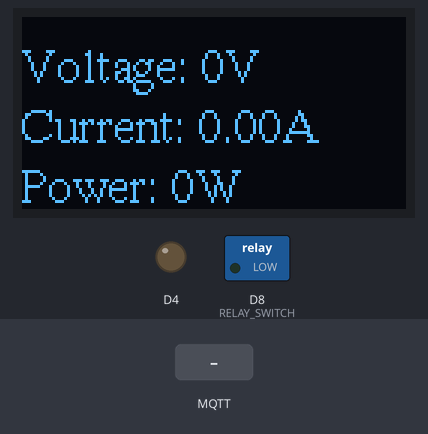
A program run on a simulated ESP8266 (NodeMCU). Parts: 128×64 one-colour display, switched loads named in the program (green lamp = pin HIGH), output pins drawn as LEDs (lit = HIGH). Dashed ring = blinking. Inputs (shaded band) come from the test bench. WiFi joins after 1.5 s; servers stay silent unless stated; random numbers use the default seed unless the program sets one; no MQTT or app messages arrive unless stated; what the program prints to the serial monitor is not drawn.

Above: at 2.7 s.
2.8 s: MQTT message "1" arrives on the first subscribed topic
At 6.9 s:
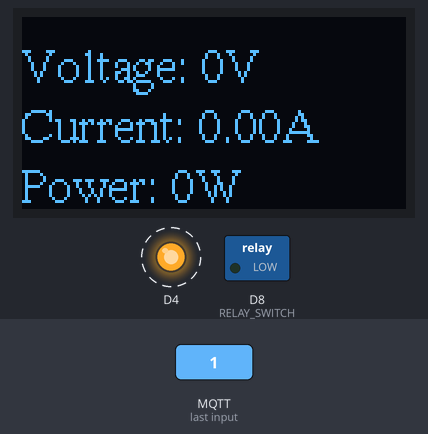
7.0 s: MQTT message "0" arrives on the first subscribed topic
9.3 s: MQTT message "on" arrives on the first subscribed topic
Timing chart, 0 to 17.3 s (numbered marks = the images above; inputs shaded):
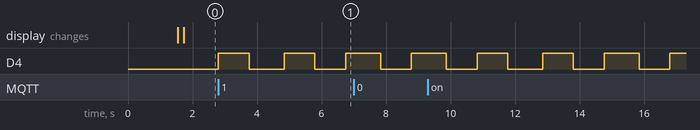

Measured:
- by itself, D4: alternates HIGH for 0.95 s and LOW for 0.95 s

The program:

main.cpp
```cpp
#include <Arduino.h>
#include <ESP8266WiFi.h>
#include <PubSubClient.h>
#include <U8g2lib.h>
#include <Wire.h>
#include "TimerHelper.h"
#include "TaskTimer.h"
U8G2_SSD1306_128X64_NONAME_F_HW_I2C oled(U8G2_R0, U8X8_PIN_NONE);

const char* ssid = "HUAWEI-dreamland";
const char* password = "83238099";
const char* mqtt_server = "124.221.117.134";
String modbus_data = ""; //接收返回的Modbus数据
const byte modbus_querry[] = { 0x01, 0x03, 0x00, 0x48, 0x00, 0x0A, 0x45, 0xDB }; //Modbus查询指令
char mqtt_json[200]; //返回mqtt的json字符数组
const int RELAY_SWITCH = D8;
int flag = 0;
int data[7];
int led_val = 1;
WiFiClient espClient;
PubSubClient client(espClient);


void setup_wifi() {
  delay(10);
  Serial.println();
  Serial.print("Connecting to ");
  Serial.println(ssid);

  WiFi.mode(WIFI_STA);
  WiFi.begin(ssid, password);

  while (WiFi.status() != WL_CONNECTED) {
    delay(500);
    Serial.print(".");
  }

  randomSeed(micros());

  Serial.println("");
  Serial.println("WiFi connected");
  Serial.println("IP address: ");
  Serial.println(WiFi.localIP());
}

void callback1(char* topic, byte* payload, unsigned int length) {
  Serial.print("Message arrived [");
  Serial.print(topic);
  Serial.print("] ");
  for (int i = 0; i < length; i++) {
    Serial.printf("payload:%d",i);
    Serial.println((char)payload[i]);
  }

  if ((char)payload[1] == '1') {
    digitalWrite(RELAY_SWITCH,HIGH);
    // Serial.println("==1");
    delay(1000);
  } else if((char)payload[1] == '0'){
    // digitalWrite(BUILTIN_LED, HIGH);  // Turn the LED off by making the voltage HIGH
    digitalWrite(RELAY_SWITCH,LOW);
    // Serial.println("==0");
    delay(1000);
  }

}

void reconnect() {
  // Loop until we're reconnected
  while (!client.connected()) {
    Serial.print("Attempting MQTT connection...");
    // Create a random client ID
    String clientId = "ESP8266Client-";
    clientId += String(random(0xffff), HEX);
    // Attempt to connect
    if (client.connect(clientId.c_str())) {
      Serial.println("connected");
      // Once connected, publish an announcement...
      client.publish("outTopic", "hello world");
      // ... and resubscribe
      client.subscribe("charger_Topic");
      // Serial.println("000");
    } else {
      Serial.print("failed, rc=");
      Serial.print(client.state());
      Serial.println(" try again in 5 seconds");
      delay(5000);
    }
  }
}

void blink(){
  digitalWrite(2,led_val);
  led_val = !led_val;
}


// 将Modbus返回的16进制字符数组，转成10进制
int char2int(String str, int left, int right) {
  int result = 0;
  int weight = 1;
  for (int i = right-1; i >= left; i--) {
      int out_dec = (int)str[i];
      // Serial.print("out_dec_35:");
      // Serial.println(out_dec);
      result += out_dec * weight;
      weight = weight * 16 * 16;
  }

  return result;
}

// 解析Modbus返回数据
void resolve() {
  // int data[7];
  data[0] = char2int(modbus_data,3,5); //电压
  data[1] = char2int(modbus_data,5,7); //电流
  data[2] = char2int(modbus_data,7,9); //有功功率
  data[3] = char2int(modbus_data,9,13); //有功总电能，2个寄存器
  data[4] = char2int(modbus_data,13,15); //功率因数
  data[5] = char2int(modbus_data,15,19); //二氧化碳，2个寄存器
  data[6] = char2int(modbus_data,21,23); //频率
  // 封装成JSON格式
  sprintf(mqtt_json, "{\"voltage\":%d,\"current\":%d,\"c_power\":%d,\"all_enegy\":%d,\"power_factor\":%d,\"coo\":%d,\"hz\":%d}", data[0], data[1], data[2], data[3], data[4], data[5], data[6]);
}

void readModbus() {
  Serial.write(modbus_querry, (sizeof(modbus_querry) / sizeof(modbus_querry[0])));
  delay(200);
  if (Serial.available()) {
    modbus_data = Serial.readString();
    Serial.println(modbus_data);
    flag = 1;
  }
  resolve();
}

void show_oled() {
  oled.setFont(u8g2_font_timR12_tf);
  oled.setFontPosTop();
  oled.setCursor(0,10);
  oled.print("Voltage: ");
  oled.print(data[0]/100);
  oled.print("V");
  oled.setCursor(0,30);
  oled.print("Current: ");
  oled.print(1.0*data[1]/100);
  oled.print("A");
  oled.setCursor(0,50);
  oled.print("Power: ");
  oled.print(data[2]);
  oled.print("W");
}


TimerHelper timerHelper(100);
void setup() {

  pinMode(2, OUTPUT);
  pinMode(RELAY_SWITCH, OUTPUT);

  Serial.begin(4800); //读取功率计的通信波特率，用TX0，RX0
  setup_wifi();
  client.setServer(mqtt_server, 1883);
  client.setCallback(callback1);
  oled.setI2CAddress(0x3C*2);
  oled.begin();
  oled.enableUTF8Print();

  timerHelper.add(TaskTimer(1,0,readModbus));
  timerHelper.add(TaskTimer(1,0,blink));
}

void loop() {

  if (!client.connected()) {
    reconnect();
  }
  // Serial.println("111");
  timerHelper.loop();
  client.loop();
  delay(100);
  if(flag){
    client.publish("up_data",mqtt_json);
    flag = 0;
  }
  oled.firstPage();
  do
  {
    show_oled();
  }while(oled.nextPage());

//   delay(2000);

}
```
